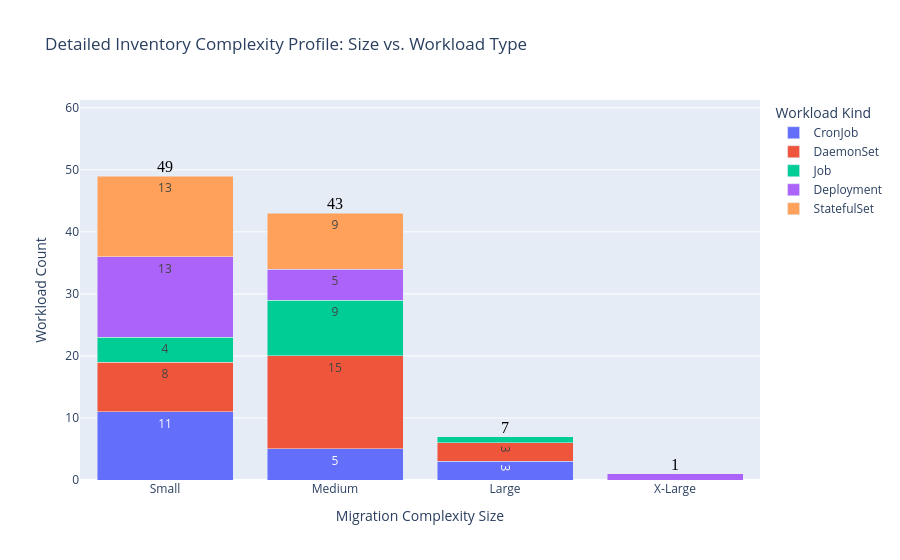

The notebook cell this image was saved under:
### Code cell
# --- 5. NEW VISUALIZATION: STACKED BAR (T-Shirt Size vs. Kind) ---
import plotly.express as px
import plotly.graph_objects as go

# 1. Prepare data
category_order = ["Small", "Medium", "Large", "X-Large"]
complexity_profile_data = df.groupby(['Complexity_TShirt', 'Kind']).size().reset_index(name='Count')

# 2. Calculate Totals
totals = df.groupby('Complexity_TShirt').size().reindex(category_order).fillna(0).reset_index(name='Total')

# 3. Create the Base Stacked Bar Chart
fig_stacked_profile = px.bar(complexity_profile_data, 
                             x='Complexity_TShirt', 
                             y='Count', 
                             color='Kind',
                             text='Count',
                             title="Detailed Inventory Complexity Profile: Size vs. Workload Type",
                             labels={'Complexity_TShirt': 'Migration Complexity Size', 'Count': 'Workload Count'},
                             category_orders={"Complexity_TShirt": category_order})

# 4. FIX: Apply 'inside' ONLY to the Bar traces
fig_stacked_profile.update_traces(textposition='inside', selector=dict(type='bar'))

# 5. Add the Total Labels on top (Scatter uses 'top center')
fig_stacked_profile.add_trace(go.Scatter(
    x=totals['Complexity_TShirt'], 
    y=totals['Total'], 
    text=totals['Total'].astype(int),
    mode='text',
    textposition='top center',
    textfont=dict(size=16, color='black', family="Arial Black"),
    name='Total Count',
    showlegend=False
))

# 6. Adjust layout for headroom
max_val = totals['Total'].max()
fig_stacked_profile.update_layout(
    yaxis=dict(range=[0, max_val * 1.25]),
    xaxis_title="Migration Complexity Size",
    yaxis_title="Workload Count",
    legend_title="Workload Kind",
    barmode='stack'
)

fig_stacked_profile.show()

### Figure 1 — Plotly figure (JSON) as saved in the notebook; plotly's stock layout.template omitted (floating-point values rounded to 4 significant figures)
{"data": [{"hovertemplate": "Kind=CronJob<br>Migration Complexity Size=%{x}<br>Workload Count=%{text}<extra></extra>", "legendgroup": "CronJob", "marker": {"color": "#636efa", "pattern": {"shape": ""}}, "name": "CronJob", "orientation": "v", "showlegend": true, "text": [3.0, 5.0, 11.0], "textposition": "inside", "type": "bar", "x": ["Large", "Medium", "Small"], "xaxis": "x", "y": [3, 5, 11], "yaxis": "y"}, {"hovertemplate": "Kind=DaemonSet<br>Migration Complexity Size=%{x}<br>Workload Count=%{text}<extra></extra>", "legendgroup": "DaemonSet", "marker": {"color": "#EF553B", "pattern": {"shape": ""}}, "name": "DaemonSet", "orientation": "v", "showlegend": true, "text": [3.0, 15.0, 8.0], "textposition": "inside", "type": "bar", "x": ["Large", "Medium", "Small"], "xaxis": "x", "y": [3, 15, 8], "yaxis": "y"}, {"hovertemplate": "Kind=Job<br>Migration Complexity Size=%{x}<br>Workload Count=%{text}<extra></extra>", "legendgroup": "Job", "marker": {"color": "#00cc96", "pattern": {"shape": ""}}, "name": "Job", "orientation": "v", "showlegend": true, "text": [1.0, 9.0, 4.0], "textposition": "inside", "type": "bar", "x": ["Large", "Medium", "Small"], "xaxis": "x", "y": [1, 9, 4], "yaxis": "y"}, {"hovertemplate": "Kind=Deployment<br>Migration Complexity Size=%{x}<br>Workload Count=%{text}<extra></extra>", "legendgroup": "Deployment", "marker": {"color": "#ab63fa", "pattern": {"shape": ""}}, "name": "Deployment", "orientation": "v", "showlegend": true, "text": [5.0, 13.0, 1.0], "textposition": "inside", "type": "bar", "x": ["Medium", "Small", "X-Large"], "xaxis": "x", "y": [5, 13, 1], "yaxis": "y"}, {"hovertemplate": "Kind=StatefulSet<br>Migration Complexity Size=%{x}<br>Workload Count=%{text}<extra></extra>", "legendgroup": "StatefulSet", "marker": {"color": "#FFA15A", "pattern": {"shape": ""}}, "name": "StatefulSet", "orientation": "v", "showlegend": true, "text": [9.0, 13.0], "textposition": "inside", "type": "bar", "x": ["Medium", "Small"], "xaxis": "x", "y": [9, 13], "yaxis": "y"}, {"mode": "text", "name": "Total Count", "showlegend": false, "text": [49.0, 43.0, 7.0, 1.0], "textfont": {"color": "black", "family": "Arial Black", "size": 16}, "textposition": "top center", "type": "scatter", "x": ["Small", "Medium", "Large", "X-Large"], "y": [49, 43, 7, 1]}], "layout": {"barmode": "stack", "legend": {"title": {"text": "Workload Kind"}, "tracegroupgap": 0}, "title": {"text": "Detailed Inventory Complexity Profile: Size vs. Workload Type"}, "xaxis": {"anchor": "y", "categoryarray": ["Small", "Medium", "Large", "X-Large"], "categoryorder": "array", "domain": [0, 1], "title": {"text": "Migration Complexity Size"}}, "yaxis": {"anchor": "x", "domain": [0, 1], "range": [0, 61.25], "title": {"text": "Workload Count"}}}}
